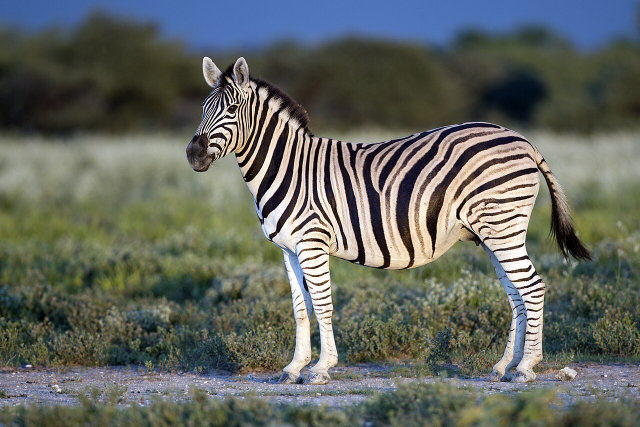
#> input picture lab2/zebra.png, 1280 x 853 px (shown at 1/2 size)
$ jupyter execute lab2.ipynb
#> lines starting #> are read from the running program, lines starting #| are printed output that depends on the picture; after the words box and inside, x2 and y2 are one past the last pixel; in counts of white or black regions, pixels touching at a corner belong together; long printed decimals are rounded
# lab 2 - image transform algorithms implementation

## 0. Preparing data

[cell 1]
import cv2
import matplotlib.pyplot as plt
import numpy as np


img_bgr = cv2.imread('zebra.png')
#> img_bgr is the input picture: shape (853, 1280, 3); mean B, G, R 96.1, 102.6, 98.8
img_rgb = cv2.cvtColor(img_bgr, cv2.COLOR_BGR2RGB)

plt.imshow(img_rgb)
plt.title("Original img (RGB)")
plt.axis('off')
plt.show()

[cell 2]
def compare_imgs(custom_img, cv2_img, title, cmap='viridis'):
    plt.figure(figsize=(12, 5))
    plt.title(title, fontsize=20)
    plt.axis('off')

    plt.subplot(1, 2, 1)
    plt.title('Custom', fontsize=18)
    plt.imshow(custom_img, cmap=cmap)
    plt.axis('off')

    plt.subplot(1, 2, 2)
    plt.title('OpenCV', fontsize=18)
    plt.imshow(cv2_img, cmap=cmap)
    plt.axis('off')

    plt.tight_layout()
    plt.show()

    print(f'{title} difference: {np.max(cv2.absdiff(custom_img, cv2_img))}')

## 1. Conversions between color spaces

### RGV -> HSV

[cell 3]
def rgb_to_hsv(rgb):
    rgb = rgb.astype('float') / 255.0
    hsv = np.zeros_like(rgb)

    r = rgb[..., 0]
    g = rgb[..., 1]
    b = rgb[..., 2]

    maxc = np.max(rgb, axis=-1)
    minc = np.min(rgb, axis=-1)
    v = maxc

    # Расчет насыщенности (Saturation)
    delta = maxc - minc
    s = delta / (maxc + 1e-7)
    s[maxc == 0] = 0

    # Расчет оттенка (Hue)
    h = np.zeros_like(maxc)

    # Для maxc == minc (оттенки серого), H=0
    div_safe = np.zeros_like(delta)
    np.divide(1.0, delta, out=div_safe, where=delta != 0)

    mask_r = (maxc == r) & (delta != 0)
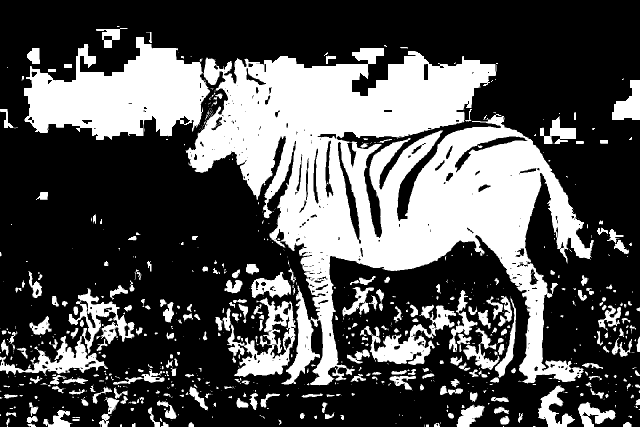
#> mask_r: shape (853, 1280) bool (shown at 1/2 size); 32.8% white; 803 white regions (479 under 20 px), largest, box (x1, y1, x2, y2) and area: (48, 74, 1188, 771) 272348, (0, 577, 269, 751) 10568, (445, 595, 591, 754) 8588
    mask_g = (maxc == g) & (delta != 0)
#> mask_g: shape (853, 1280) bool; 46.7% white; 719 white regions (601 under 20 px), largest, box (x1, y1, x2, y2) and area: (0, 200, 593, 745) 214427, (492, 64, 1280, 734) 139575, (0, 481, 1118, 853) 109012
    mask_b = (maxc == b) & (delta != 0)
#> mask_b: shape (853, 1280) bool; 23.7% white; 580 white regions (398 under 20 px), largest, box (x1, y1, x2, y2) and area: (0, 0, 1280, 146) 111259, (0, 272, 795, 837) 61285, (712, 140, 1089, 484) 20353

    h[mask_r] = ((g - b) * div_safe)[mask_r]
    h[mask_g] = (2.0 + (b - r) * div_safe)[mask_g]
    h[mask_b] = (4.0 + (r - g) * div_safe)[mask_b]

    h = (h / 6.0) % 1.0 # Нормализация в 0-1
    h[h < 0] += 1.0 # Обработка отрицательных значений

    hsv[..., 0] = h
    hsv[..., 1] = s
    hsv[..., 2] = v

    return hsv

[cell 4]
hsv_custom = rgb_to_hsv(img_rgb)

# OpenCV выдает H в диапазоне 0-179, S и V в 0-255
hsv_cv2 = cv2.cvtColor(img_bgr, cv2.COLOR_BGR2HSV)
#> hsv_cv2: shape (853, 1280, 3); mean H, S, V 55.5, 71, 112.7

# Чтобы графики были сопоставимы, приведем их к одному масштабу (0-1)
hsv_cv2_norm = hsv_cv2.astype('float') / [179, 255, 255]
#> hsv_cv2_norm: shape (853, 1280, 3) float64; mean H, S, V 0.31, 0.278, 0.442

compare_imgs(hsv_custom, hsv_cv2_norm, 'HSV')
#| HSV difference: 0.008333

### RGB -> HSL

[cell 5]
def rgb_to_hsl(rgb):
    # Нормализация в [0, 1]
    rgb = rgb.astype('float') / 255.0
    r = rgb[..., 0]
    g = rgb[..., 1]
    b = rgb[..., 2]

    maxc = np.max(rgb, axis=-1)
    minc = np.min(rgb, axis=-1)
    delta = maxc - minc

    l = (maxc + minc) / 2.0

    s = np.zeros_like(l)
    # Формула S меняется в зависимости от L
    mask_s = (delta != 0)
#> mask_s: shape (853, 1280) bool; 99.8% white; 500 black regions (492 under 20 px), largest, box (x1, y1, x2, y2) and area: (47, 192, 60, 243) 271, (16, 240, 48, 256) 217, (360, 232, 380, 248) 123
    denom = 1.0 - np.abs(2.0 * l - 1.0)
    s[mask_s] = delta[mask_s] / denom[mask_s]

    h = np.zeros_like(l)

    div_safe = np.zeros_like(delta)
    np.divide(1.0, delta, out=div_safe, where=delta != 0)

    mask_r = (maxc == r) & (delta != 0)
    mask_g = (maxc == g) & (delta != 0)
    mask_b = (maxc == b) & (delta != 0)

    h[mask_r] = ((g - b) * div_safe)[mask_r] % 6
    h[mask_g] = ((b - r) * div_safe)[mask_g] + 2.0
    h[mask_b] = ((r - g) * div_safe)[mask_b] + 4.0

    h = (h / 6.0) % 1.0

    # Собираем результат: H (0-1), S (0-1), L (0-1)
    hsl = np.stack([h, s, l], axis=-1)

    return hsl

[cell 6]
hsl_custom = rgb_to_hsl(img_rgb)

# OpenCV выдает H в диапазоне 0-179, S и V в 0-255
hls_cv2 = cv2.cvtColor(img_bgr, cv2.COLOR_BGR2HLS).astype('float')
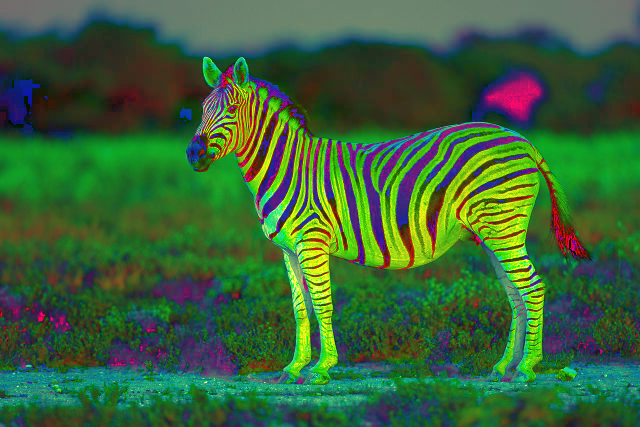
#> hls_cv2: shape (853, 1280, 3) float64 (shown at 1/2 size); mean B, G, R 55.4, 98.7, 56.6

# В OpenCV порядок H, L, S. Для визуализации переставим в H, S, L
hsl_cv2 = hls_cv2[:, :, [0, 2, 1]]
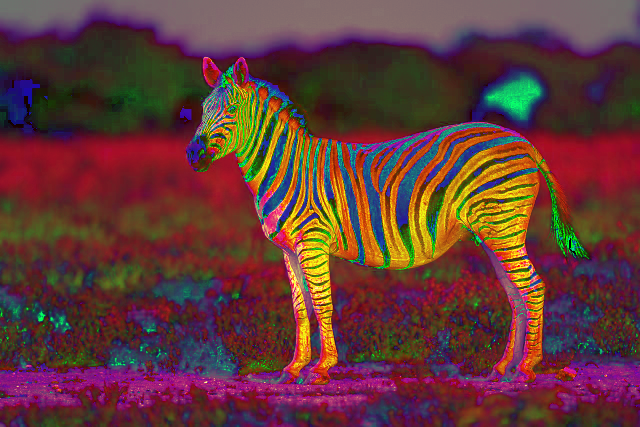
#> hsl_cv2: shape (853, 1280, 3) float64 (shown at 1/2 size); mean B, G, R 55.4, 56.6, 98.7

# Нормализуем OpenCV к диапазону 0-1
# В OpenCV: H=0-179, L=0-255, S=0-255
hsl_cv2_norm = hsl_cv2.astype('float') / [179, 255, 255]

compare_imgs(np.clip(hsl_custom, 0, 1), hsl_cv2_norm, 'HSL')
#> call 2 of compare_imgs, with title = 'HSL', cmap = 'viridis'
#> in compare_imgs (call 2), `plt.show()`:
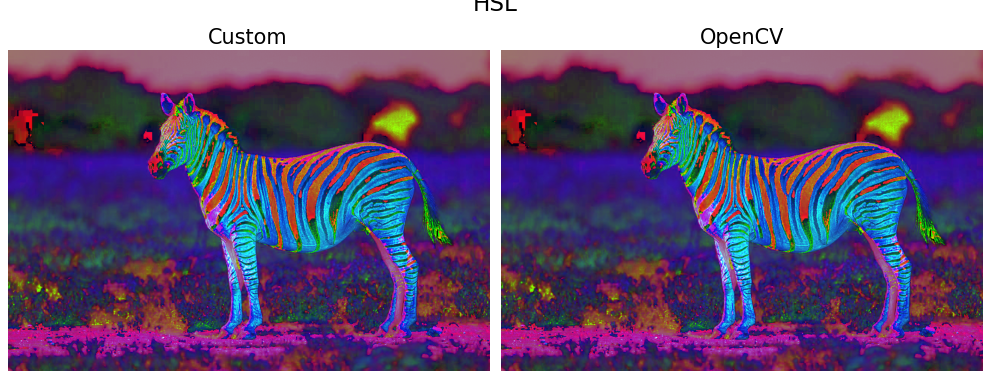
#> figure drawn by matplotlib, 2 panels; B, G, R data is drawn as R, G, B
#| HSL difference: 0.008302

## 2. Blending (with parameters 𝜶, 𝜷, and 𝜸)

[cell 7]
def add_weighted(img1, alpha, img2, beta, gamma):
    # Преобразуем в float, чтобы избежать переполнения при расчетах
    result = img1.astype(float) * alpha + img2.astype(float) * beta + gamma

    return np.clip(result, 0, 255).astype(np.uint8)

[cell 8]
img_bgr2 = cv2.imread('slonyara.png')
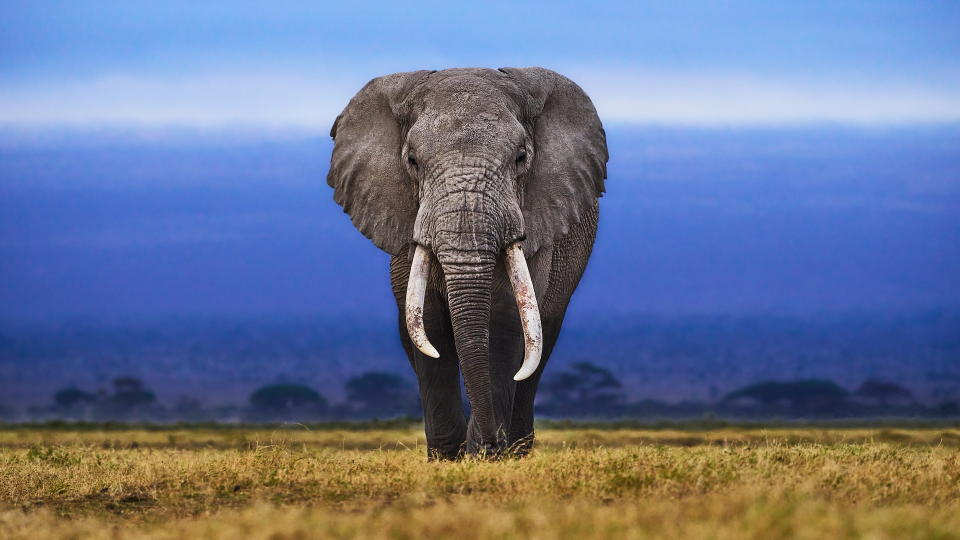
#> input picture lab2/slonyara.png, 1920 x 1080 px (shown at 1/2 size)
#> img_bgr2 is the input picture: shape (1080, 1920, 3); mean B, G, R 147.8, 117.5, 105.1
img_rgb2 = cv2.cvtColor(img_bgr2, cv2.COLOR_BGR2RGB)

img_rgb2 = cv2.resize(img_rgb2, (img_rgb.shape[1], img_rgb.shape[0])) # подгоняем размер
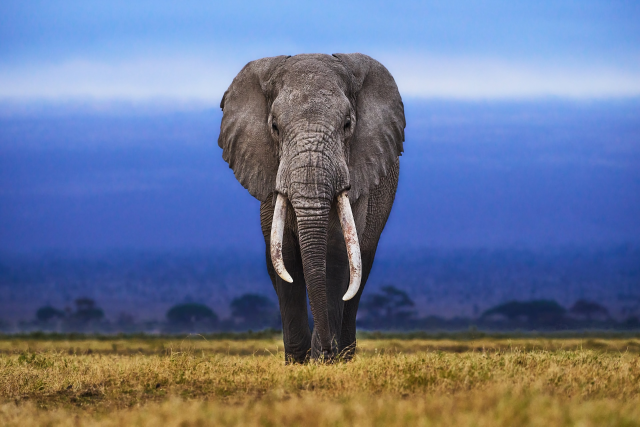
#> img_rgb2: shape (853, 1280, 3) (shown at 1/2 size); mean R, G, B 105, 117.4, 147.7

alpha = 0.7
beta = 0.5
gamma = 10

blended_custom = add_weighted(img_rgb, alpha, img_rgb2, beta, gamma)
#> in add_weighted, `result = img1.astype(float) * alpha + img2.astype(float) * beta + gamma`:
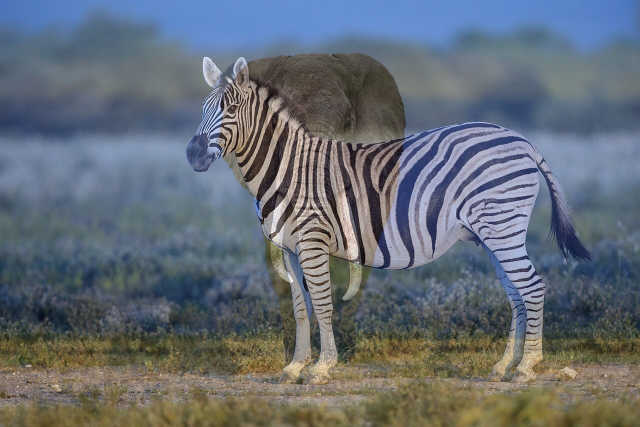
#> result: shape (853, 1280, 3) float64 (shown at 1/2 size); mean R, G, B 131.7, 140.5, 151.1; drawn with min black and max white
#> in add_weighted, `return np.clip(result, 0, 255).astype(np.uint8)`:
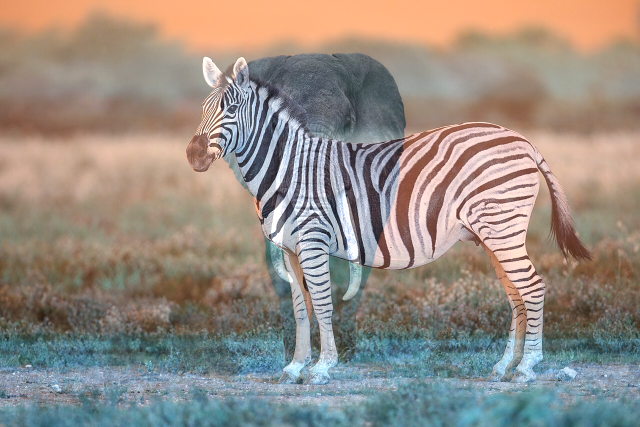
#> returned value: shape (853, 1280, 3) (shown at 1/2 size); mean of channels 0, 1, 2 131.1, 140, 150.4; drawn as B, G, R
blended_cv2 = cv2.addWeighted(img_rgb, alpha, img_rgb2, beta, gamma)
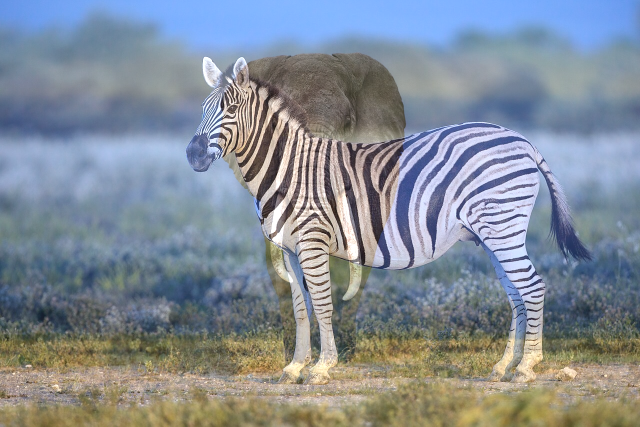
#> blended_cv2: shape (853, 1280, 3) (shown at 1/2 size); mean R, G, B 131.5, 140.4, 150.8

compare_imgs(blended_custom, blended_cv2, 'Blending')
#| Blending difference: 1

## 3. Threshold

### Binary

[cell 9]
img_gray = cv2.imread('zebra.png', cv2.IMREAD_GRAYSCALE)
#> img_gray: shape (853, 1280); min 0, max 255, mean 100.2

thresh_value = 127
max_value = 255

#### a. Binary straight

[cell 10]
def threshold_binary(image, thresh, max_val):
    result = np.zeros_like(image)
    result[image > thresh] = max_val

    return result

[cell 11]
thresh_bin_custom = threshold_binary(img_gray, thresh_value, max_value)
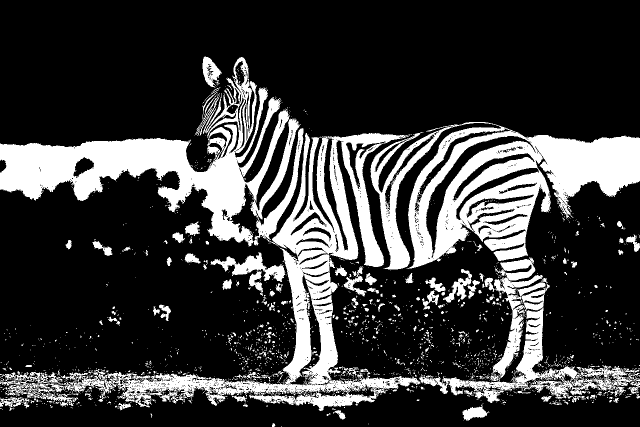
#> thresh_bin_custom: shape (853, 1280) (shown at 1/2 size); 23.2% white; 1904 white regions (1726 under 20 px), largest, box (x1, y1, x2, y2) and area: (741, 244, 1280, 539) 71049, (0, 266, 841, 822) 66838, (0, 114, 607, 493) 63647

_, thresh_bin_cv2 = cv2.threshold(img_gray, thresh_value, max_value, cv2.THRESH_BINARY)

compare_imgs(thresh_bin_custom, thresh_bin_cv2, 'Threshold binary', cmap='gray')
#| Threshold binary difference: 0

#### b. Binary inversed

[cell 12]
def threshold_binary_inv(image, thresh, max_val):
    result = np.zeros_like(image)
    result[image <= thresh] = max_val

    return result

[cell 13]
thresh_bin_inv_custom = threshold_binary_inv(
    img_gray, thresh_value, max_value)

_, thresh_bin_inv_cv2 = cv2.threshold(
    img_gray, thresh_value, max_value, cv2.THRESH_BINARY_INV)

compare_imgs(
    thresh_bin_inv_custom,
    thresh_bin_inv_cv2,
    'Threshold binary inversed',
    cmap='gray')
#| Threshold binary inversed difference: 0
